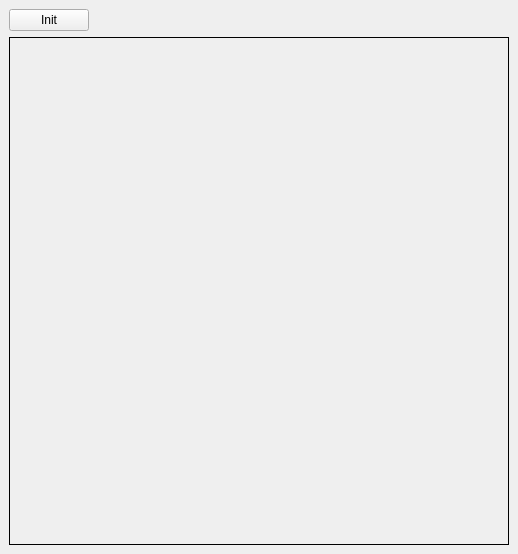
<?xml version="1.0" encoding="UTF-8"?>
<ui version="4.0">
 <class>MainWindow</class>
 <widget class="QMainWindow" name="MainWindow">
  <property name="geometry">
   <rect>
    <x>0</x>
    <y>0</y>
    <width>512</width>
    <height>554</height>
   </rect>
  </property>
  <property name="minimumSize">
   <size>
    <width>0</width>
    <height>0</height>
   </size>
  </property>
  <property name="windowTitle">
   <string>MainWindow</string>
  </property>
  <widget class="QWidget" name="centralwidget">
   <layout class="QGridLayout" name="gridLayout">
    <item row="1" column="0" colspan="3">
     <widget class="QLabel" name="labelFrame">
      <property name="minimumSize">
       <size>
        <width>500</width>
        <height>500</height>
       </size>
      </property>
      <property name="frameShape">
       <enum>QFrame::Box</enum>
      </property>
      <property name="text">
       <string/>
      </property>
     </widget>
    </item>
    <item row="0" column="0">
     <widget class="QPushButton" name="initButton">
      <property name="text">
       <string>Init</string>
      </property>
     </widget>
    </item>
    <item row="0" column="1">
     <spacer name="horizontalSpacer">
      <property name="orientation">
       <enum>Qt::Horizontal</enum>
      </property>
      <property name="sizeHint" stdset="0">
       <size>
        <width>669</width>
        <height>20</height>
       </size>
      </property>
     </spacer>
    </item>
   </layout>
  </widget>
 </widget>
 <resources/>
 <connections/>
</ui>
